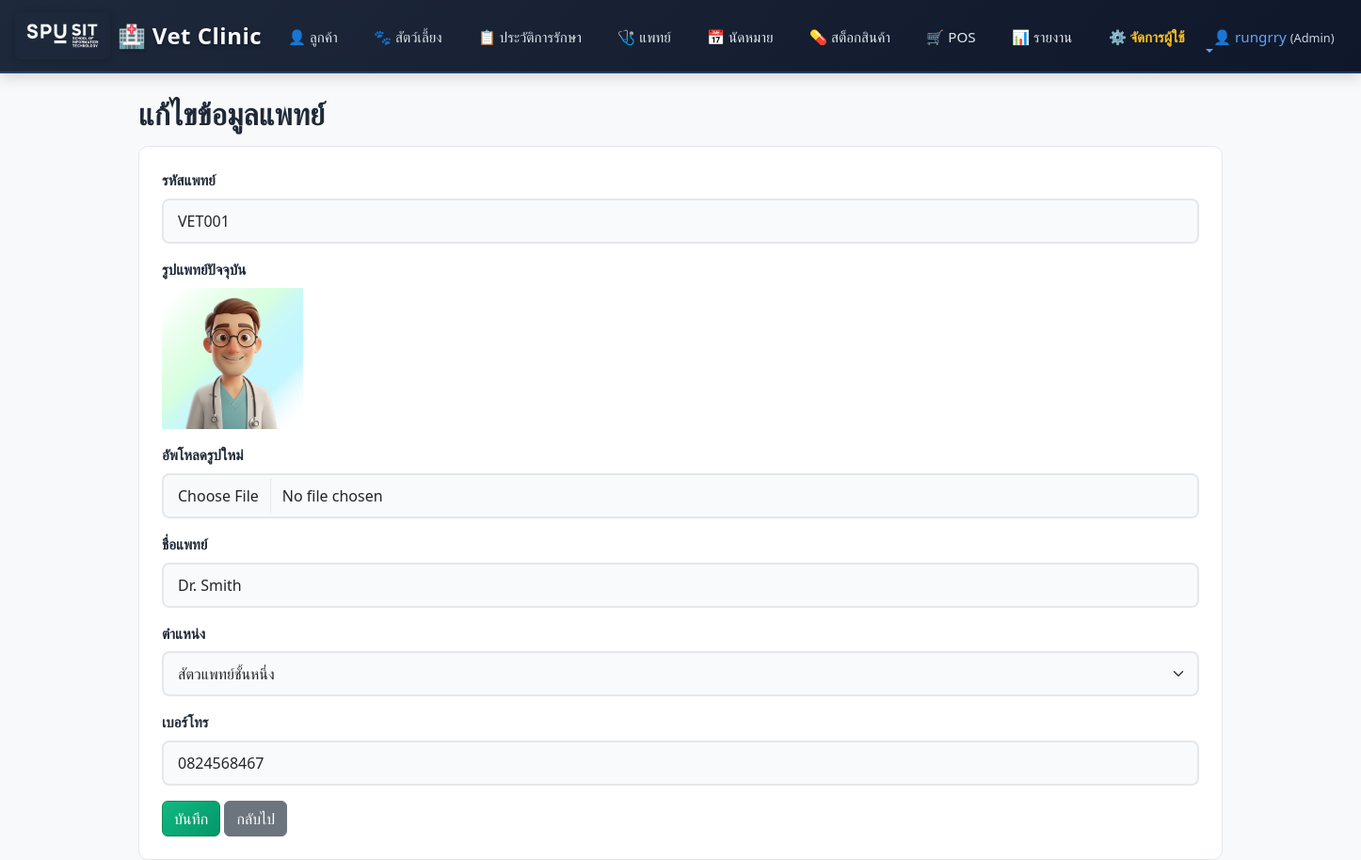
Page /vets/edit/VET001/ (signed in) on the committed database.
### myapp/models.py (models this page shows)
class Veterinarians(models.Model):
    vet_id = models.CharField(primary_key=True, max_length=6)
    vet_name = models.CharField(max_length=100)
    specialization = models.CharField(max_length=100, blank=True, null=True)
    phone = models.CharField(max_length=15, blank=True, null=True)
    class Meta:
        managed = True
        db_table = 'Veterinarians'

### myapp/views.py (the view, shortened to what this page needs)
# urls.py: path('vets/edit/<str:id>/', views.edit_vet, name='edit_vet'),
@login_required
@forbid_user_role
def edit_vet(request, id):
    specializations = ['สัตวแพทย์ชั้นหนึ่ง', 'สัตวแพทย์ชั้นสอง', 'นักเทคนิคการสัตวแพทย์', 'ผู้ช่วยสัตวแพทย์']
    vet = get_object_or_404(Veterinarians, pk=id)
    return render(request, 'edit_vet.html', {'vet': vet, 'specializations': specializations, 'image_url': get_vet_image_url(vet.vet_id)})

### myapp/context_processors.py (called while the page is built, shortened)
def user_role(request):
    role = None
    if request.user.is_authenticated:
        if request.user.is_superuser:
            role = 'admin'
    return {'user_role': role}

### myapp/views.py (called while the page is built, shortened)
def get_user_role(request):
    if not request.user.is_authenticated:
        return None
    if request.user.is_superuser:
        return 'admin'

def forbid_user_role(view_func):
    @wraps(view_func)
    def wrapped_view(request, *args, **kwargs):
        if not request.user.is_authenticated:
            return redirect('login')
        role = get_user_role(request)
        if role == 'user':
            return render(request, 'error_delete.html', {
                'error_title': '❌ ไม่มีสิทธิ์ทำรายการ',
                'error_message': 'บัญชีของคุณเป็น user และไม่มีสิทธิ์ในการทำรายการนี้',
                'error_reason': 'เฉพาะผู้ดูแลระบบ (Admin) เท่านั้นที่สามารถทำรายการได้'
            })
        return view_func(request, *args, **kwargs)
    return wrapped_view

def get_vet_image_url(vet_id):
    image_dir = os.path.join(settings.MEDIA_ROOT, 'vet_images')
    if not os.path.exists(image_dir):
        return None
    for ext in ['.jpg', '.jpeg', '.png', '.gif']:
        candidate = os.path.join(image_dir, f"{vet_id}{ext}")
        if os.path.exists(candidate):
            return settings.MEDIA_URL + f"vet_images/{vet_id}{ext}"
    return None

### myapp/templates/edit_vet.html (shortened to what this page needs)
{% extends 'base.html' %}
{% block content %}
<div class="container mt-4">
  <h2>แก้ไขข้อมูลแพทย์</h2>
  <div class="card p-4">
    <form method="post" enctype="multipart/form-data">
      <div class="mb-3">
        <label class="form-label">รหัสแพทย์</label>
        <input type="text" class="form-control" value="{{ vet.vet_id }}" readonly>
      </div>
      <div class="mb-3">
        <label class="form-label">รูปแพทย์ปัจจุบัน</label>
        <div>
          {% if image_url %}
            <img src="{{ image_url }}" alt="ภาพแพทย์" class="img-fluid" style="max-width: 150px;" id="current-vet-photo">
          {% else %}
            <p class="text-muted">ยังไม่มีรูป</p>
          {% endif %}
        </div>
      </div>
      <div class="mb-3">
        <label class="form-label">อัพโหลดรูปใหม่</label>
        <input type="file" name="photo" id="vet-photo-input" accept="image/*" class="form-control">
      </div>
      <div class="mb-3">
        <label class="form-label">ชื่อแพทย์</label>
        <input type="text" name="vet_name" class="form-control" value="{{ vet.vet_name }}" required>
      </div>
      <div class="mb-3">
        <label class="form-label">ตำแหน่ง</label>
        <select name="specialization" class="form-select" required>
          {% for sp in specializations %}
            <option value="{{ sp }}" {% if vet.specialization == sp %}selected{% endif %}>{{ sp }}</option>
          {% endfor %}
        </select>
      </div>
      <div class="mb-3">
        <label class="form-label">เบอร์โทร</label>
        <input type="text" name="phone" class="form-control" value="{{ vet.phone }}">
      </div>
      <button type="submit" class="btn btn-success">บันทึก</button>
      <a href="{% url 'vet_list' %}" class="btn btn-secondary">กลับไป</a>
    </form>
  </div>
</div>
{% endblock %}

### myapp/templates/base.html (shortened to what this page needs)
<!DOCTYPE html>
<html>
<head>
    {% load static %}
    <link href="https://cdn.jsdelivr.net/npm/bootstrap@5.3.2/dist/css/bootstrap.min.css" rel="stylesheet">
    <link rel="stylesheet" href="{% static 'css/style.css' %}">
</head>
<body class="bg-light">
<nav class="navbar navbar-expand-lg navbar-dark" style="background: linear-gradient(135deg, #1e293b 0%, #0f172a 100%); border-bottom: 2px solid rgba(59, 130, 246, 0.3); box-shadow: 0 4px 15px rgba(0, 0, 0, 0.15);">
<div class="container">
<a class="navbar-brand" href="/">
    <img src="/media/Logo%20SPU%20SIT_White.png" alt="True Friend Vet Clinic Logo">
    <span>🏥 Vet Clinic</span>
</a>
<div class="collapse navbar-collapse" id="mainNav">
<ul class="navbar-nav me-auto mb-2 mb-lg-0">
<li class="nav-item"><a class="nav-link" href="/owners">👤 ลูกค้า</a></li>
<li class="nav-item"><a class="nav-link" href="/pets">🐾 สัตว์เลี้ยง</a></li>
<li class="nav-item"><a class="nav-link" href="/medical_records">📋 ประวัติการรักษา</a></li>
<li class="nav-item"><a class="nav-link" href="/vets">🩺 แพทย์</a></li>
<li class="nav-item"><a class="nav-link" href="/appointments">📅 นัดหมาย</a></li>
<li class="nav-item"><a class="nav-link" href="/medicines">💊 สต็อกสินค้า</a></li>
<li class="nav-item"><a class="nav-link" href="/pos">🛒 POS</a></li>
<li class="nav-item"><a class="nav-link" href="/reports">📊 รายงาน</a></li>
{% if user.is_superuser or user.is_staff %}
<li class="nav-item"><a class="nav-link" href="{% url 'user_list' %}" style="color: #fbbf24 !important; font-weight: bold;">⚙️ จัดการผู้ใช้</a></li>
{% endif %}
</ul>
<ul class="navbar-nav ms-auto">
<li class="nav-item dropdown">
<a class="nav-link dropdown-toggle" href="#" id="userDropdown" role="button" data-bs-toggle="dropdown" aria-expanded="false" style="color: #60a5fa !important;">
👤 {{ user.username }}
{% if user_role %}
  <span style="font-size:0.8rem; color: #cbd5e1;">({{ user_role|title }})</span>
{% endif %}
</a>
</li>
</ul>
</div>
</div>
</nav>
<div class="container mt-4">
{% block content %}
{% endblock %}
</div>
</body>
</html>

### myapp/static/css/style.css (style rules this page uses)
body { background: #f5f7fb; color: #1f2937; }
.card, .table { border-radius: 0.65rem; }
.form-label { font-weight: 600; }
.navbar-nav .nav-link { color: #e2e8f0 !important; margin-right: 0.4rem; }
.navbar-brand { color: #f8fafc !important; font-weight: 700; letter-spacing: 0.4px; }
body { animation: fadeInBody 0.5s ease-in-out; }
.btn { transition: all 0.3s cubic-bezier(0.34, 1.56, 0.64, 1); position: relative; overflow: hidden; }
.btn::before { content: ''; position: absolute; top: 50%; left: 50%; width: 0; height: 0; border-radius: 50%; background: rgba(255, 255, 255, 0.3); transform: translate(-50%, -50%); transition: width 0.6s, height 0.6s; pointer-events: none; }
.btn-success { background: linear-gradient(135deg, #10b981, #059669) !important; }
.form-control, .form-select { transition: all 0.3s ease; border: 2px solid #e5e7eb; background-color: #fafbfc; }
.form-control::placeholder { color: #9ca3af; font-weight: 500; }
a { transition: all 0.2s ease; }
.card { transition: all 0.3s cubic-bezier(0.34, 1.56, 0.64, 1); border: 1px solid #e5e7eb; }
.navbar { background: linear-gradient(135deg, #1e293b, #0f172a) !important; box-shadow: 0 4px 15px rgba(0, 0, 0, 0.1); animation: slideInNavbar 0.5s ease-out; }
.navbar-nav .nav-link { transition: all 0.3s ease !important; position: relative; padding-bottom: 5px !important; }
.navbar-nav .nav-link::after { content: ''; position: absolute; bottom: 0; left: 0; width: 0; height: 2px; background: linear-gradient(90deg, #3b82f6, #60a5fa); transition: width 0.3s ease; }
h2, h3, h4 { color: #1f2937; font-weight: 700; margin-bottom: 15px; }
.mb-3 { margin-bottom: 20px; }
.form-label { display: block; margin-bottom: 8px; font-weight: 600; color: #1f2937; font-size: 0.95rem; }
.form-control, .form-select { border: 2px solid #e5e7eb; border-radius: 8px; padding: 10px 15px; font-size: 1rem; transition: all 0.3s ease; background-color: #f9fafb; }
.form-control::placeholder { color: #9ca3af; }

### myapp/templates/base.html (style rules this page uses)
.navbar-brand { display: inline-flex; align-items: center; gap: 0.5rem; font-size: 1.5rem; font-weight: 700; letter-spacing: 0.5px; text-shadow: 0 2px 4px rgba(0, 0, 0, 0.3); animation: glow 2s ease-in-out infinite; }
.navbar-brand img { max-height: 50px; width: auto; border-radius: 0.35rem; box-shadow: 0 2px 8px rgba(0, 0, 0, 0.2); }
.container { max-width: 1200px; }
.navbar .container { max-width: 100%; width: 100%; padding-left: 1rem; padding-right: 1rem; }
.navbar-nav { gap: 0.5rem; }
.nav-link { white-space: nowrap; font-size: 0.95rem; padding: 0.5rem 0.75rem !important; }

### rows in the picture
Veterinarians: vet_id "VET001", vet_name "Dr. Smith", specialization "สัตวแพทย์ชั้นหนึ่ง", phone "0824568467"

### other values in the picture
{{ user.username }} "rungrry"
{{ user_role|title }} "Admin"
